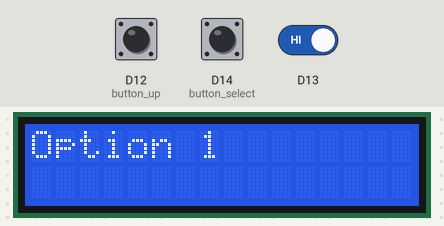
Simulated run of this program. Board: CircuitPython board. Shown: 16×2 character LCD. The test bench sets the inputs (shaded band); at power-on: D12 (button_up) HIGH, D14 (button_select) HIGH.

Above: at 1.2 s.
1.3 s: D12 (button_up) pulled LOW for 0.15 s
At 1.59 s:
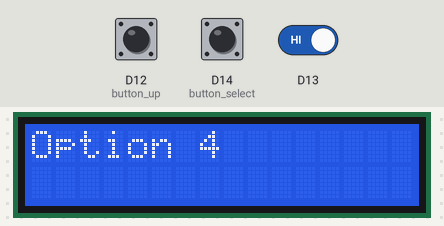
3.9 s: on-board LED held down
At 4.15 s:
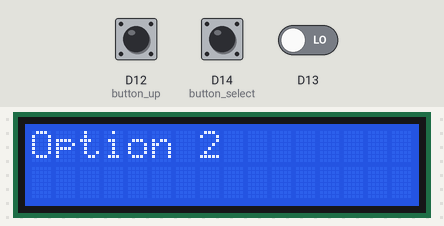
5.5 s: on-board LED released
14.2 s: D12 (button_up) pulled LOW for 1 s
At 14.6 s:
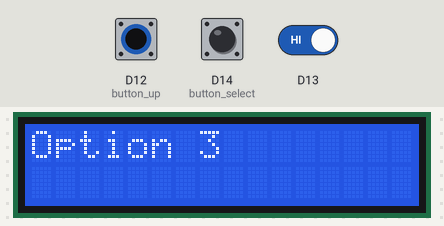

The program:

menu.py
```python
# Import the necessary libraries
import time
import board
import digitalio
import adafruit_character_lcd.character_lcd as characterlcd

# Modify this if you have a different sized character LCD
lcd_columns = 16
lcd_rows = 2

# Initialize the LCD class
lcd = characterlcd.Character_LCD_Mono(board.D4, board.D5, board.D6, board.D7, lcd_columns, lcd_rows)

# Initialize the menu options
menu_options = ["Option 1", "Option 2", "Option 3", "Option 4"]

# Initialize the menu buttons
button_up = digitalio.DigitalInOut(board.D12)
button_up.direction = digitalio.Direction.INPUT
button_up.pull = digitalio.Pull.UP

button_down = digitalio.DigitalInOut(board.D13)
button_down.direction = digitalio.Direction.INPUT
button_down.pull = digitalio.Pull.UP

button_select = digitalio.DigitalInOut(board.D14)
button_select.direction = digitalio.Direction.INPUT
button_select.pull = digitalio.Pull.UP

# Initialize the menu index
menu_index = 0

# Initialize the LCD screen
def initialize_lcd():
    lcd.clear()
    lcd.message = menu_options[menu_index]

# Handle input from the menu buttons
def handle_input():
    global menu_index
    if not button_up.value:
        menu_index = (menu_index - 1) % len(menu_options)
    elif not button_down.value:
        menu_index = (menu_index + 1) % len(menu_options)
    elif not button_select.value:
        print("Selected: " + menu_options[menu_index])

# Handle output to the LCD screen
def handle_output():
    lcd.clear()
    lcd.message = menu_options[menu_index]

# Main loop
initialize_lcd()
while True:
    handle_input()
    handle_output()
    time.sleep(0.1)
```

Measured:
- after the input at 1.3 s, the display: first differs from a run without the input after 0.12 s (image 1)
- after the input at 3.9 s, the display: first changes after 0.08 s (image 2 shows a later state)
- after the input at 14.2 s, the display: first changes after 0.11 s (image 3 shows a later state)
